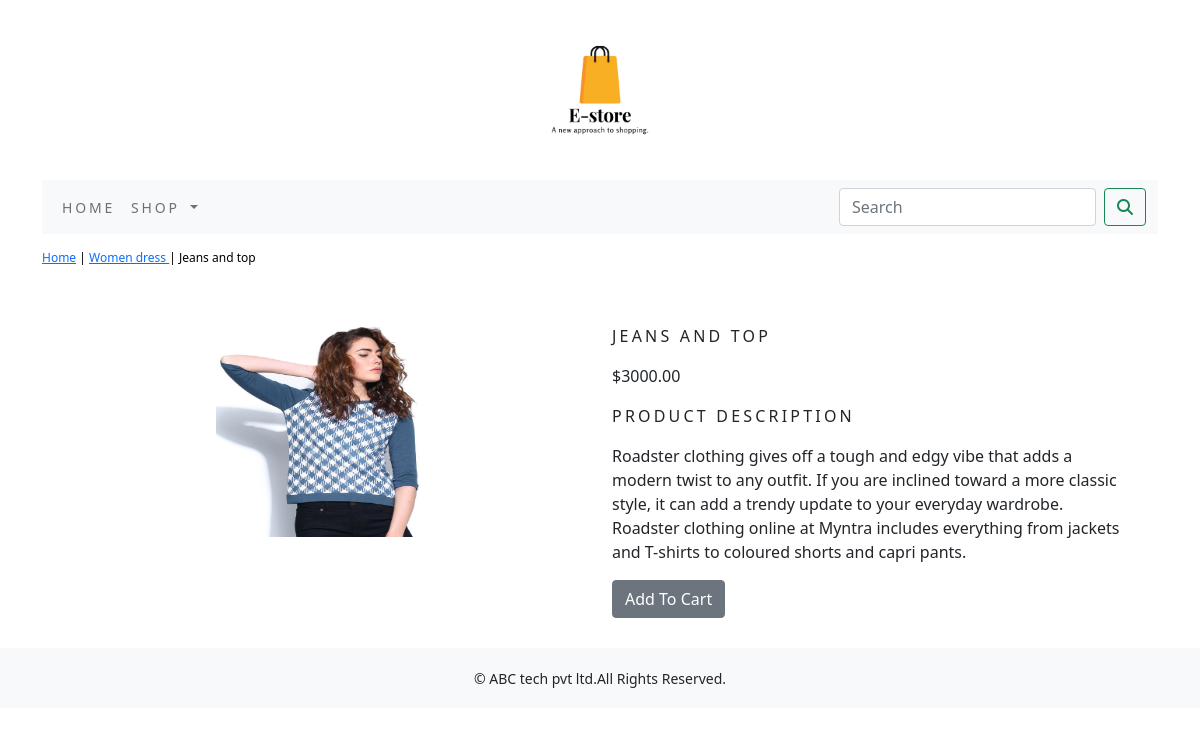
The page /shop/women-dress/jeans-and-top/ on the database its author committed.
### shop/models.py (models this page shows, shortened)
class Product(models.Model):
    name = models.CharField(max_length=250, unique=True)
    slug = models.SlugField(max_length=250, unique=True)
    description = models.TextField(blank=True)
    price=models.DecimalField(max_digits=10,decimal_places=2)
    category=models.ForeignKey(Category,on_delete=models.CASCADE)
    image=models.ImageField(upload_to='product',blank=True)
    stock=models.IntegerField()
    available=models.BooleanField(default=True)
    created=models.DateTimeField(auto_now_add=True)
    updated=models.DateTimeField(auto_now=True)
    class Meta:
        ordering = ('name',)
        verbose_name = 'product'
        verbose_name_plural = 'products'

class Category(models.Model):
    name=models.CharField(max_length=250,unique=True)
    slug=models.SlugField(max_length=250,unique=True)
    description=models.TextField(blank=True)
    img=models.ImageField(upload_to='category',blank=True)
    class Meta:
        ordering=('name',)
        verbose_name='category'
        verbose_name_plural='categories'
    def get_url(self):
        return reverse('shop:product_by_category',args=[self.slug])
    def __str__(self):
        return '{}'.format(self.name)

### shop/views.py (the view)
# urls.py: path('<slug:c_slug>/<slug:product_slug>/', views.ProDetail,name='ProdCatdetail'),
def ProDetail(request,c_slug,product_slug):
    try:
        product=Product.objects.get(category__slug=c_slug,slug=product_slug)
    except Exception as e:
        raise e
    return render(request,'product.html',{'product':product})

### cart/context_processors.py (called while the page is built)
def counter(request):
    item_count=0
    if 'admin' in request.path:
        return {}
    else:
        try:
            cart=Cart.objects.filter(cart_id= _cart_id(request))
            car_items=CartItem.objects.all().filter(cart=cart[:1])
            for cart_item in car_items:
                item_count += cart_item.quantity
        except Cart.DoesNotExixst:
            item_count=0
    return dict(item_count=item_count)

### cart/views.py (called while the page is built)
def _cart_id(request):
    cart=request.session.session_key
    if not cart:
        cart=request.session.create()
    return cart

### shop/context_processors.py (called while the page is built)
def menu_links(request):
    links=Category.objects.all()
    return dict(links=links)

### templates/product.html (shortened to what this page needs)
{% extends 'base.html' %}
{% load static %}
{% block content %}
        <div class="row my_prod_row_class">
            <div class="mx_auto">
                <p>
                    <a href="{% url 'shop:allProdCat' %}">Home</a> | <a href="{{ product.category.get_url }}"> {{product.category}} </a> | {{product.name}}
                </p>
        </div>
        </div>
            <div class="container" style="padding-bottom:30px;">
        <br>
        <div class="row">
            <div class="col-12 col-sm-12 col-md-12 col-lg-6 text-center">
                <div style="min-width:18rem">
                <img src="{{product.image.url}}" alt="{{product.name}}" width="210px" height="210px">
            </div>
        </div>
            <div class="col-12 col-sm-12 col-md-12 col-lg-6">
                <h1 class="my_prod_title">{{product.name}}</h1>
            <p>${{product.price}}</p>
            <p class="my_title">Product Description</p>
            <p class="text-justify my_prod_text">{{product.description}}</p>
    {% if product.stock <= 0 %}
            <p class="text-justify my_prod_title"><b>Out Of Stock</b></p>
                {% else %}
                        <a class="btn btn-secondary" href="{% url 'cart:add_cart' product.id %}">
                            Add To Cart
                        </a>
                        {% endif %}
                        </div>
                    </div>
                </div>
</div>
{% endblock %}

### static/css/custom.css (style rules this page uses)
body { font-family: 'Roboto', sans-serif; }
.my_title { font-size:16px; text-transform:uppercase; letter-spacing:.2em; }
.my_prod_row_class { padding-top:15px; padding-bottom:20px; }
.my_prod_row_class .mx_auto { color:#000; font-size:12px; text-decorate:none; }
.my_prod_title { font-size:16px; text-transform:uppercase; letter-spacing:.2em; padding-top:15x; padding-bottom:10px; }
.my_prod_text { padding-right:20px; }

### rows shown on the page
Product: category "Women dress", name "Jeans and top", image (picture), name "JEANS AND TOP", price "3000.00", description "Roadster clothing gives off a tough and edgy vibe that adds a modern twist to any outfit. If you are inclined toward a more classic style, it can add a trendy update to your everyday wardrobe. Roadster clothing online at Myntra includes everything from jackets and T-shirts to coloured shorts and capri pants."
